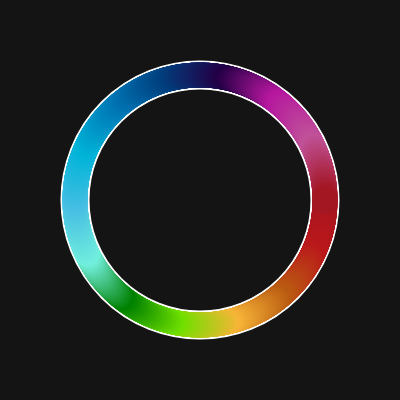
Frame 1 (no input)
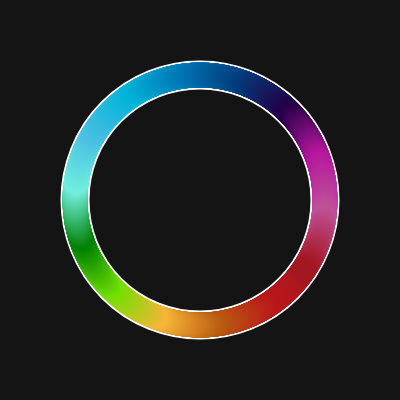
Frame 60 (no input)
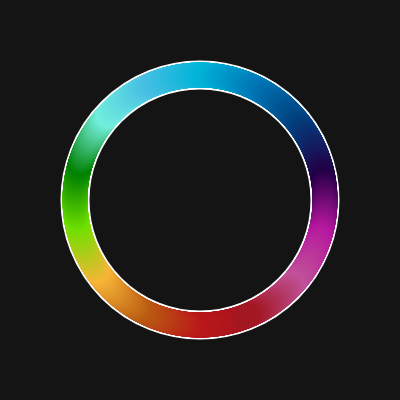
Frame 120 (the mouse pressed at the canvas centre since frame 60)

The p5.js sketch that drew these frames (run headless with seeded random() and noise() and a simulated clock; from frame 60 on, the mouse is pressed at the canvas centre):

// p5.js sketch
// ── sketch.js
let colors;

function setup() {
  createCanvas(400, 400); // smaller canvas
  angleMode(RADIANS);
  noFill();
  strokeWeight(25); // thinner for smaller size

  // Define colors
  colors = [
    color(163, 22, 33),   // Madder
    color(186, 24, 27),   // Engineering Orange
    color(186, 92, 18),   // Burnt Orange
    color(247, 181, 56),  // Xanthous
    color(112, 224, 0),   // SGBUS Green
    color(0, 128, 0),     // Office Green
    color(114, 239, 221), // Turquoise
    color(72, 191, 227),  // Aeros
    color(0, 180, 216),   // Pacific Cyan
    color(0, 119, 182),   // Honolulu Blue
    color(2, 62, 125),    // Yale Blue
    color(36, 0, 70),     // Russian Violet
    color(181, 23, 158),  // Fandango
    color(192, 82, 153),  // Mulberry
  ];
}

function draw() {
  background(20);
  translate(width / 2, height / 2);

  let diameter = 250;
  let ringWeight = 25;

  // White outline behind the ring
  stroke(255);
  strokeWeight(ringWeight + 4); // slightly thicker than the ring
  ellipse(0, 0, diameter, diameter);

  rotate(frameCount * 0.01); // rotation

  // Draw the colorful spinning ring
  let totalSteps = 950;
  let segments = colors.length;
  let stepsPerSegment = totalSteps / segments;
  let angleStep = TWO_PI / totalSteps;

  strokeWeight(ringWeight);

  for (let s = 0; s < segments; s++) {
    let c1 = colors[s];
    let c2 = colors[(s + 1) % segments];

    for (let i = 0; i < stepsPerSegment; i++) {
      let t = i / stepsPerSegment;
      let interColor = lerpColor(c1, c2, t);

      let startAngle = (s * stepsPerSegment + i) * angleStep;
      let endAngle = startAngle + angleStep;

      stroke(interColor);
      arc(0, 0, diameter, diameter, startAngle, endAngle);
    }
  }
}
